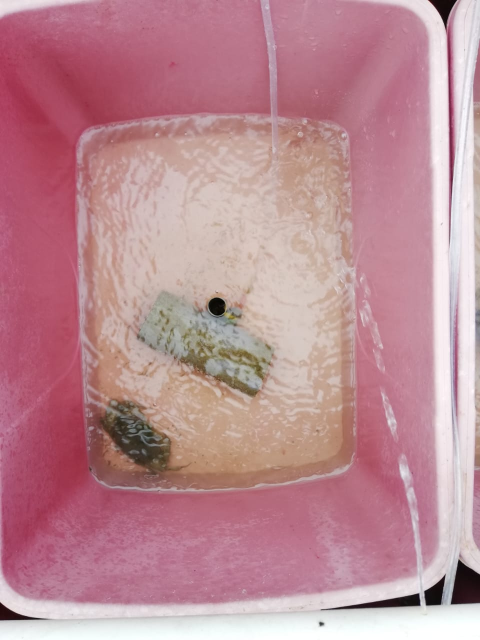
#> input picture crab-v1/images/crab.jpeg, 960 x 1280 px, found by its file name (shown at 1/2 size)
$ python untitled2.py
#> lines starting #> are read from the running program, lines starting #| are printed output that depends on the picture
# -*- coding: utf-8 -*-
"""
Created on Tue Oct  4 10:42:21 2022

@author: user
"""
from skimage import exposure
from skimage import feature
import matplotlib.pyplot as plt
import cv2


img = cv2.imread(cv2.samples.findFile("C:/Users/user/new/New folder/crab.jpeg"))
#> img is the input picture: shape (1280, 960, 3); mean B, G, R 148, 139.3, 188.2

img = cv2.resize(img, (128, 64))
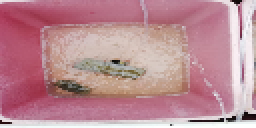
#> img: shape (64, 128, 3) (shown 2 times larger); mean B, G, R 148.1, 139.4, 188.3

img = cv2.cvtColor(img, cv2.COLOR_BGR2GRAY)
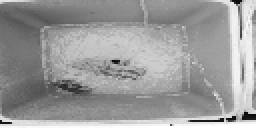
#> img: shape (64, 128) (shown 2 times larger); min 8, max 255, mean 155

(H, hogImage) = feature.hog(img, orientations=9, pixels_per_cell=(8, 8),
	cells_per_block=(2, 2), transform_sqrt=True, block_norm="L1",
	visualize=True)
#> H = 3780 values, max 0.532 at index 3667, min 0 at index 8, mean 0.0278
hogImage = exposure.rescale_intensity(hogImage, out_range=(0, 255))
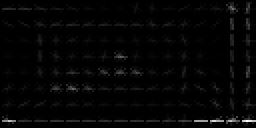
#> hogImage: shape (64, 128) float64 (shown 2 times larger); min 0, max 255, mean 4.9
hogImage = hogImage.astype("uint8")

plt.imshow(hogImage, cmap="gray")
